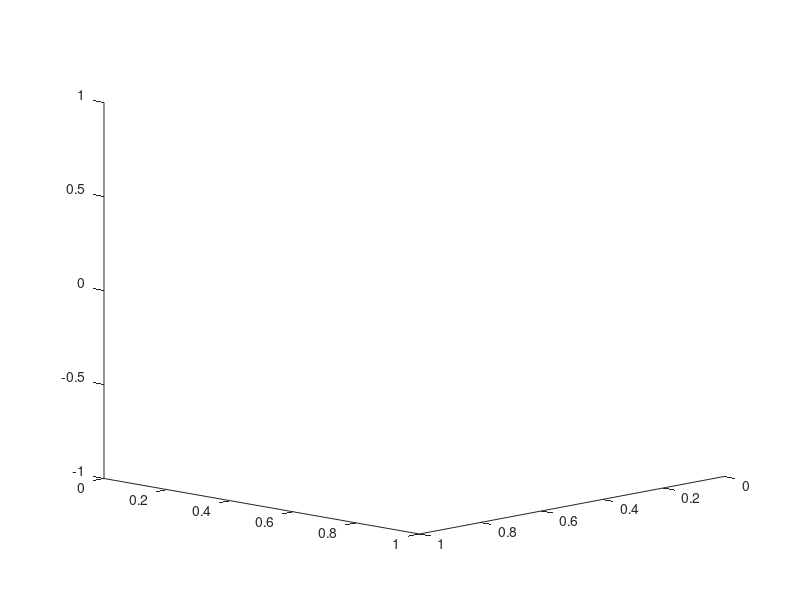

This figure's MATLAB source: (Note: this script raises an error after producing the figure.)
clc;
clear all;
close all;
num=0;
view(134,12);
% 定义物体参数
mass = 0.5; % 物体质量，单位kg
g = 9.81; % 重力加速度，单位m/s^2
weight = mass * g; % 物体的重量

learning_rate = 0.9;
ToDeg = 180/pi;
ToRad = pi/180;
% 加载手指的工作空间点
load('workspace_points1.mat', 'workspace_points1');
load('workspace_points2.mat', 'workspace_points2');
load('workspace_points3.mat', 'workspace_points3');
% 使用alphaShape检查点是否在多边形体内
shp1 = alphaShape(workspace_points1,60);
shp2 = alphaShape(workspace_points2,60);
shp3 = alphaShape(workspace_points3,60);
% 定义正方体的边长和中心位置
cube_side = 30;
cube_center = [0, 0, -60];
cube_color = [0, 0.5, 0]; % 绿色
half_length = cube_side / 2;

global Link_1
global Link_2
global Link_3
Build;
global th2_min th2_max th3_min th3_max th4_min th4_max th5_min th5_max;
th2_min=-90; th2_max=90;   % Range for th2
th3_min=0; th3_max=60;  % Range for th3
th4_min=0; th4_max=60;   % Range for th4
th5_min=0; th5_max=80;     % Range for th5

%% 输入起始六关节位置
q_1=[0,0,0,0,0];
q_2=[120,0,0,0,0];
q_3=[-120,0,0,0,0];
%% 规划目标末端位置
num_points = 20; % 候选接触点的数量
% 生成正方体的候选接触点
inner_ratio = 0.5; % 中间部分占整个边长的比例
% 中间部分的范围
inner_half_length = inner_ratio * half_length;
% 前后左右表面
[X, Y] = meshgrid(linspace(-inner_half_length, inner_half_length, num_points));
Z1 = half_length * ones(num_points, num_points);
Z2 = -half_length * ones(num_points, num_points);
% 前后表面
points_front = [X(:), Z2(:), Y(:)] + cube_center;
points_back = [X(:), Z1(:), Y(:)] + cube_center;
% 左右表面
points_left = [Z2(:), X(:), Y(:)] + cube_center;
points_right = [Z1(:), X(:), Y(:)] + cube_center;

% 合并所有表面点
candidate_points = [points_front; points_back; points_left; points_right];

% 计算候选点关于正方体中心绕z轴的角度 theta
theta = atan2(candidate_points(:, 2) - cube_center(2), candidate_points(:, 1) - cube_center(1));

% 将角度转换为0到2π的范围
theta = mod(theta, 2 * pi);

% 角度转换为度数
theta_deg = rad2deg(theta);
% 通过如下的方法将它们分成三个象限
angle_threshold = 10;
points_sector1 = candidate_points(theta_deg >= 0 - angle_threshold & theta_deg < 0 + angle_threshold, :);
points_sector2 = candidate_points(theta_deg >= 120 - angle_threshold & theta_deg < 120 + angle_threshold, :);
points_sector3 = candidate_points(theta_deg >= 240 - angle_threshold & theta_deg < 240 + angle_threshold, :);


% 初始化可达的接触点,检查每个象限的候选接触点是否在对应手指的工作空间内
reachable_points1 = find_reachable_points_shp(points_sector1, shp1);
reachable_points2 = find_reachable_points_shp(points_sector2, shp2);
reachable_points3 = find_reachable_points_shp(points_sector3, shp3);

% 确保形成稳定的抓取三角形 %用物体重心与三角形质心之间的欧氏距离判断
distance_threshold = 3; % 稳定阀值
if ~isempty(reachable_points1) && ~isempty(reachable_points2) && ~isempty(reachable_points3)
    % 初始化最小距离和对应的接触点
    min_distance = inf;
    best_cp1 = [];
    best_cp2 = [];
    best_cp3 = [];

    % 遍历所有可能的接触点组合
    for i = 1:size(reachable_points1, 1)
        for j = 1:size(reachable_points2, 1)
            for k = 1:size(reachable_points3, 1)
                cp1 = reachable_points1(i, :);
                cp2 = reachable_points2(j, :);
                cp3 = reachable_points3(k, :);

                % 检查三个点是否共线
                if ~iscollinear(cp1, cp2, cp3)
                    % 计算接触点的质心
                    centroid = (cp1 + cp2 + cp3) / 3;

                    % 计算质心与球心之间的距离
                    distance = norm(centroid - cube_center);

                    % 更新最小距离和最佳接触点
                    if distance < min_distance
                        min_distance = distance;
                        best_cp1 = cp1;
                        best_cp2 = cp2;
                        best_cp3 = cp3;
                    end
                end
            end
        end
    end
    % 显示结果
    if min_distance < distance_threshold
        fprintf('质心与正方体中心之间的距离:%.4f, 形成稳定的抓取三角形\n', min_distance);
    else
        disp('抓取三角形不稳定');
    end
else
    disp('没有足够的可达接触点来形成稳定的抓取');
end
T1_pos=[best_cp1(1), best_cp1(2), best_cp1(3)];
T2_pos=[best_cp2(1), best_cp2(2), best_cp2(3)];
T3_pos=[best_cp3(1), best_cp3(2), best_cp3(3)];
%% 计算目标力矩
Planning_target_torque(T1_pos, T2_pos, T3_pos, cube_center, weight)
%% 画正方体的接触点
hold on;
axis([-200,200,-200,200,-200,200]);
DHFk_hand(q_1(2:end),q_2(2:end),q_3(2:end),true);
DrawCube(cube_center, cube_side,cube_color);
plot3(candidate_points(:,1),candidate_points(:,2),candidate_points(:,3),'k.','MarkerSize',1);
plot3(points_sector1(:,1), points_sector1(:,2), points_sector1(:,3), 'r.', 'MarkerSize', 1);
plot3(points_sector2(:,1), points_sector2(:,2), points_sector2(:,3), 'g.', 'MarkerSize', 1);
plot3(points_sector3(:,1), points_sector3(:,2), points_sector3(:,3), 'b.', 'MarkerSize', 1);
plot3(reachable_points1(:, 1), reachable_points1(:, 2), reachable_points1(:, 3), 'r.', 'MarkerSize', 5, 'LineWidth', 1);
plot3(reachable_points2(:, 1), reachable_points2(:, 2), reachable_points2(:, 3), 'g.', 'MarkerSize', 5, 'LineWidth', 1);
plot3(reachable_points3(:, 1), reachable_points3(:, 2), reachable_points3(:, 3), 'b.', 'MarkerSize', 5, 'LineWidth', 1);
plot3(best_cp1(1), best_cp1(2), best_cp1(3), 'ro', 'MarkerSize', 10, 'LineWidth', 4);
plot3(best_cp2(1), best_cp2(2), best_cp2(3), 'go', 'MarkerSize', 10, 'LineWidth', 4);
plot3(best_cp3(1), best_cp3(2), best_cp3(3), 'bo', 'MarkerSize', 10, 'LineWidth', 4);
% hold off;
pause;
cla;hold on;
%% 求解逆运动学
done_1 = false;
done_2 = false;
done_3 = false;
load('J_matrix.mat', 'J_matrix');
global mf;
mf = matlabFunction(J_matrix);
% profile on; % 开启性能分析
tic
while ~(done_1 && done_2 && done_3)
    DHFk_hand(q_1(2:end),q_2(2:end),q_3(2:end),false); % FK计算并绘制机器人
    if ~done_1
        [q_1, done_1] = IK_Sol(Link_1, q_1, T1_pos, learning_rate);
    end
    if ~done_2
        [q_2, done_2] = IK_Sol(Link_2, q_2, T2_pos, learning_rate);
    end
    if ~done_3
        [q_3, done_3] = IK_Sol(Link_3, q_3, T3_pos, learning_rate);
    end
    num=num+1;
    if(num>100)
        disp("逆解失败");
        break;
    end
end
toc
% profile off; % 关闭性能分析
% profile viewer; % 显示性能分析结果
disp(['迭代次数: ', num2str(num)]);
disp(['Done_1: ', num2str(done_1),'  |  Done_2: ', num2str(done_2),'  |  Done_3: ', num2str(done_3)]);

%% 再次绘制机器人保持图像
plot3(T1_pos(1),T1_pos(2),T1_pos(3),'ro', 'MarkerSize', 5, 'LineWidth', 3); hold on;
plot3(T2_pos(1),T2_pos(2),T2_pos(3),'go', 'MarkerSize', 5, 'LineWidth', 3); hold on;
plot3(T3_pos(1),T3_pos(2),T3_pos(3),'bo', 'MarkerSize', 5, 'LineWidth', 3); hold on;
DrawCube(cube_center, cube_side,cube_color);
DHFk_hand(q_1(2:end),q_2(2:end),q_3(2:end),true);
title('机械臂末端姿态');
drawnow;

%% 
% 检查三个点是否共线
function result = iscollinear(p1, p2, p3)
    result = norm(cross(p2 - p1, p3 - p1)) < 1e-10;
end
function reachable_points = find_reachable_points_shp(points_sector, shp)
    % 使用alphaShape检查点是否在多边形体内
    reachable_points = [];
    for i = 1:size(points_sector, 1)
        contact_point = points_sector(i, :);
        if inShape(shp, contact_point)
            reachable_points = [reachable_points; contact_point];
        end
    end
end

function cost = objective_function(f_dir, cp1, cp2, cp3, cube_center,weight)
    f1_dir = f_dir(1:3);
    f2_dir = f_dir(4:6);
    f3_dir = f_dir(7:9);

    f1_dir = f1_dir / norm(f1_dir);
    f2_dir = f2_dir / norm(f2_dir);
    f3_dir = f3_dir / norm(f3_dir);


    force_magnitude =  weight / 3; % 假设每个接触力的大小相等

    f1 = force_magnitude * f1_dir;
    f2 = force_magnitude * f2_dir;
    f3 = force_magnitude * f3_dir;

    r1 = cp1 - cube_center;
    r2 = cp2 - cube_center;
    r3 = cp3 - cube_center;

    total_torque = cross(r1, f1) + cross(r2, f2) + cross(r3, f3);
    total_force = f1 + f2 + f3 - [0,0, weight];

    cost = norm(total_torque) + 10*norm(total_force); % 最小化力和力矩的不平衡量
end
